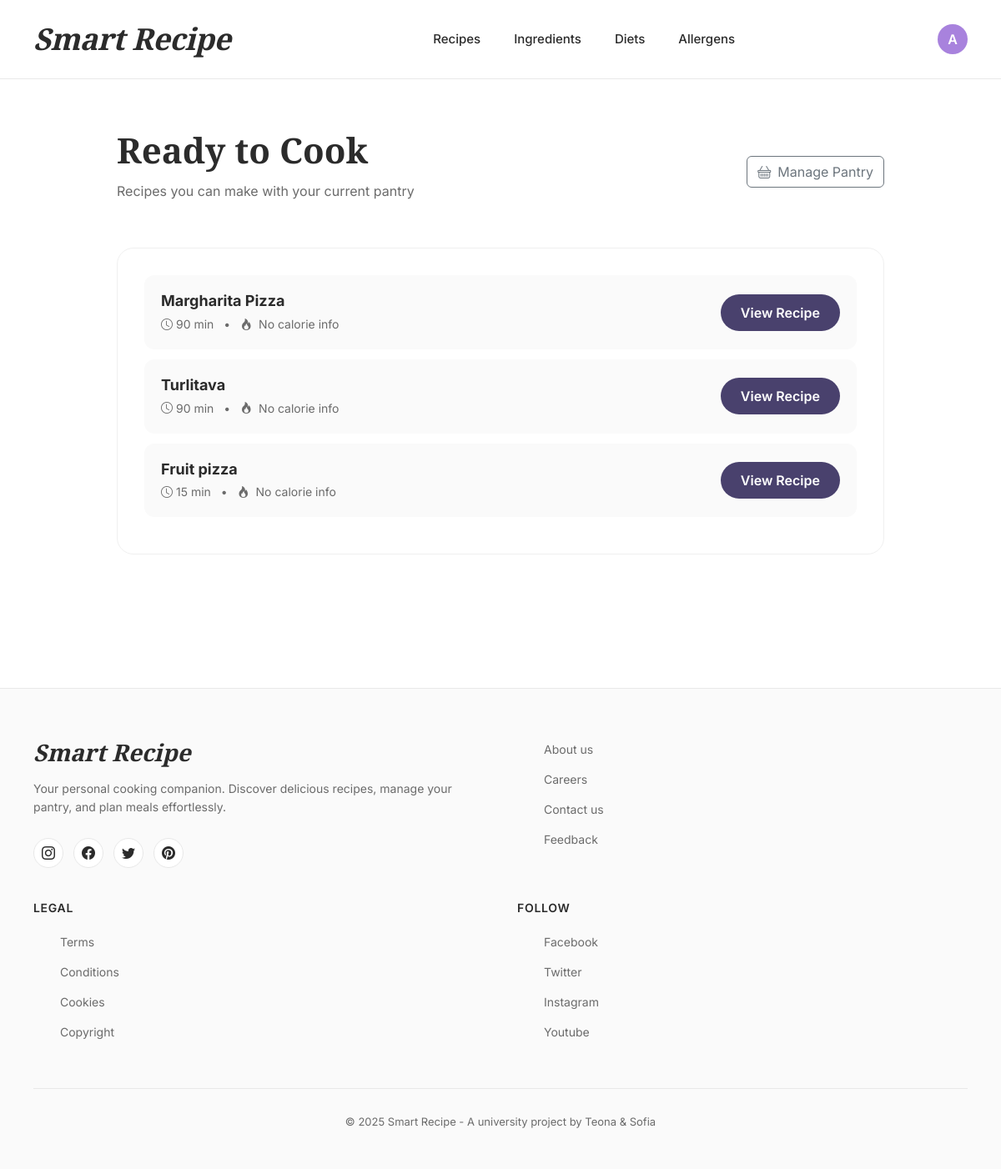
The app's page /recipes/cookable/ (signed in) with its own data.
### smart_recipe_app/models.py (models this page shows, shortened)
class Recipe(models.Model):
    name = models.CharField(max_length=200)
    description = models.TextField(blank=True)
    no_of_servings = models.PositiveIntegerField(default=1)
    preparation_time = models.PositiveIntegerField(help_text="Minutes")
    image = models.ImageField(upload_to='recipes/', blank=True, null=True)
    ingredients = models.ManyToManyField(Ingredient, through='RecipeIngredientRelation', related_name='recipes')  # ingredient.recipes.all()
    @property
    def total_calories(self):
        return sum(ingredient_per_recipe.calories for ingredient_per_recipe in self.recipe_ingredients.all())
    @property
    def calories_per_serving(self):
        if self.no_of_servings:
            return self.total_calories / self.no_of_servings
        return None

### smart_recipe_app/views.py (the view)
# urls.py: path('recipes/cookable/', views.cookable_recipes, name='cookable_recipes'),
@login_required
def cookable_recipes(request):
    from smart_recipe_app.services import get_cookable_recipes
    cookable = get_cookable_recipes(request.user)
    return render(request, 'recipes/cookable.html', {
        'recipes': cookable,
    })

### smart_recipe_app/services.py (called while the page is built, shortened)
def can_cook_with_pantry(recipe, pantry):
    missing = []
    can_cook = len(missing) == 0
    return can_cook, missing

def get_cookable_recipes(user):
    pantry, _ = Pantry.objects.get_or_create(user=user)
    recipes = Recipe.objects.all()
    cookable = []
    for recipe in recipes:
        can_cook, _ = can_cook_with_pantry(recipe, pantry)
        if can_cook:
            cookable.append(recipe)
    return cookable

### smart_recipe_app/templates/recipes/cookable.html (shortened to what this page needs)
{% extends 'common/base.html' %}
{% block content %}
<div class="cookable-container">
    <div class="page-header">
        <div class="d-flex justify-content-between align-items-center flex-wrap gap-3">
            <div>
                <h1 class="page-title">Ready to Cook</h1>
                <p class="page-subtitle">Recipes you can make with your current pantry</p>
            </div>
            <a href="{% url 'pantry' %}" class="btn btn-outline-secondary">
                <i class="bi bi-basket me-2"></i>Manage Pantry
            </a>
        </div>
    </div>
    <div class="cookable-card">
        {% if recipes %}
            {% for r in recipes %}
            <div class="recipe-item">
                <div class="recipe-info">
                    <h5>{{ r.name }}</h5>
                    <div class="recipe-meta">
                        <i class="bi bi-clock me-1"></i>{{ r.preparation_time }} min
                        <span class="mx-2">•</span>
                        <i class="bi bi-fire me-1"></i>
                        {% if r.calories_per_serving %}
                            {{ r.calories_per_serving|floatformat:0 }} kcal/serving
                        {% else %}
                            No calorie info
                        {% endif %}
                    </div>
                </div>
                <a href="{% url 'recipe_detail' r.id %}" class="btn-view">View Recipe</a>
            </div>
            {% endfor %}
        {% endif %}
    </div>
</div>
{% endblock %}

### smart_recipe_app/templates/common/base.html (shortened to what this page needs)
{% load static %}
<!DOCTYPE html>
<html lang="en">
<head>
    <link href="https://cdn.jsdelivr.net/npm/bootstrap@5.3.2/dist/css/bootstrap.min.css" rel="stylesheet">
    <link rel="stylesheet" href="https://cdn.jsdelivr.net/npm/bootstrap-icons@1.11.1/font/bootstrap-icons.css">
</head>
<body>
    <header class="clean-header">
        <div class="header-container">
            <a href="{% url 'index' %}" class="logo-text">Smart Recipe</a>
            {% if user.is_authenticated %}
            <nav class="header-nav">
                <a href="{% url 'recipe_list' %}" class="nav-link">Recipes</a>
                <a href="{% url 'ingredient_list' %}" class="nav-link">Ingredients</a>
                <a href="{% url 'diet_list' %}" class="nav-link">Diets</a>
                <a href="{% url 'allergen_list' %}" class="nav-link">Allergens</a>
            </nav>
            <div class="header-actions">
                <div class="dropdown user-menu">
                    <button class="user-btn dropdown-toggle" type="button" data-bs-toggle="dropdown" aria-expanded="false">
                        <div class="user-avatar">
                            {{ user.username|first|upper }}
                        </div>
                    </button>
                </div>
            </div>
            {% else %}
            <div class="header-actions">
                <a href="{% url 'login' %}" class="nav-link">Login</a>
            </div>
            {% endif %}
        </div>
    </header>
    <main>
        {% block content %}{% endblock %}
    </main>
    <footer class="clean-footer">
        <div class="footer-container">
            <div class="footer-content">
                <div class="footer-brand">
                    <h3>Smart Recipe</h3>
                    <p>Your personal cooking companion. Discover delicious recipes, manage your pantry, and plan meals effortlessly.</p>
                    <div class="social-links">
                        <a href="#" class="social-link" aria-label="Instagram">
                            <i class="bi bi-instagram"></i>
                        </a>
                        <a href="#" class="social-link" aria-label="Facebook">
                            <i class="bi bi-facebook"></i>
                        </a>
                        <a href="#" class="social-link" aria-label="Twitter">
                            <i class="bi bi-twitter"></i>
                        </a>
                        <a href="#" class="social-link" aria-label="Pinterest">
                            <i class="bi bi-pinterest"></i>
                        </a>
                    </div>
                </div>
                <div class="footer-section">
                    <ul class="footer-links">
                        <li><a href="#">About us</a></li>
                        <li><a href="#">Careers</a></li>
                        <li><a href="#">Contact us</a></li>
                        <li><a href="#">Feedback</a></li>
                    </ul>
                </div>
                <div class="footer-section">
                    <h4>Legal</h4>
                    <ul class="footer-links">
                        <li><a href="#">Terms</a></li>
                        <li><a href="#">Conditions</a></li>
                        <li><a href="#">Cookies</a></li>
                        <li><a href="#">Copyright</a></li>
                    </ul>
                </div>
                <div class="footer-section">
                    <h4>Follow</h4>
                    <ul class="footer-links">
                        <li><a href="#">Facebook</a></li>
                        <li><a href="#">Twitter</a></li>
                        <li><a href="#">Instagram</a></li>
                        <li><a href="#">Youtube</a></li>
                    </ul>
                </div>
            </div>
            <div class="footer-bottom">
                <p>&copy; 2025 Smart Recipe - A university project by Teona & Sofia</p>
            </div>
        </div>
    </footer>
</body>
</html>

### smart_recipe_app/templates/common/base.html (style rules this page uses)
:root { --vintage-grape: #49416D; --bright-lavender: #A882DD; --sweet-salmon: #E08D79; --honeydew: #E0EFDE; --icy-aqua: #B3F2DD; --text-dark: #2b2b2b; --text-muted: #6b6b6b; }
* { margin: 0; padding: 0; box-sizing: border-box; }
body { font-family: 'Inter', -apple-system, BlinkMacSystemFont, sans-serif; color: var(--text-dark); background-color: #ffffff; min-height: 100vh; display: flex; flex-direction: column; }
.clean-header { background: white; border-bottom: 1px solid #e8e8e8; position: sticky; top: 0; z-index: 1000; padding: 20px 0; }
.header-container { max-width: 1400px; margin: 0 auto; padding: 0 40px; display: flex; align-items: center; justify-content: space-between; }
.logo-text { font-family: 'Playfair Display', serif; font-size: 36px; font-weight: 900; font-style: italic; color: var(--text-dark); text-decoration: none; letter-spacing: -0.5px; transition: color 0.3s ease; }
.header-nav { display: flex; align-items: center; gap: 40px; }
.nav-link { color: var(--text-dark); text-decoration: none; font-weight: 500; font-size: 15px; transition: color 0.3s ease; }
.header-actions { display: flex; align-items: center; gap: 25px; }
.user-btn.dropdown-toggle::after { display: none; }
.user-btn { background: transparent; border: none; padding: 0; cursor: pointer; }
.user-avatar { width: 36px; height: 36px; background: var(--bright-lavender); border-radius: 50%; display: flex; align-items: center; justify-content: center; color: white; font-weight: 600; transition: transform 0.3s ease; }
main { flex: 1; }
.clean-footer { background: #fafafa; border-top: 1px solid #e8e8e8; padding: 60px 0 30px; margin-top: 80px; }
.footer-container { max-width: 1400px; margin: 0 auto; padding: 0 40px; }
.footer-content { display: grid; grid-template-columns: 2fr 1fr 1fr 1fr; gap: 60px; margin-bottom: 40px; }
.footer-brand h3 { font-family: 'Playfair Display', serif; font-size: 28px; font-weight: 900; font-style: italic; margin-bottom: 15px; color: var(--text-dark); }
.footer-brand p { color: var(--text-muted); line-height: 1.6; margin-bottom: 25px; font-size: 14px; }
.social-links { display: flex; gap: 12px; }
.social-link { width: 36px; height: 36px; background: white; border: 1px solid #e8e8e8; border-radius: 50%; display: flex; align-items: center; justify-content: center; color: var(--text-dark); text-decoration: none; transition: all 0.3s ease; }
.footer-section h4 { font-weight: 600; margin-bottom: 20px; font-size: 14px; text-transform: uppercase; letter-spacing: 0.05em; color: var(--text-dark); }
.footer-links { list-style: none; }
.footer-links li { margin-bottom: 12px; }
.footer-links a { color: var(--text-muted); text-decoration: none; font-size: 14px; transition: all 0.3s ease; }
.footer-bottom { border-top: 1px solid #e8e8e8; padding-top: 30px; text-align: center; font-size: 13px; color: var(--text-muted); }
@media (max-width: 1200px) { .footer-content { grid-template-columns: 1fr 1fr; gap: 40px; } }

### smart_recipe_app/templates/recipes/cookable.html (style rules this page uses)
.cookable-container { max-width: 1000px; margin: 60px auto 80px; padding: 0 40px; }
.page-header { margin-bottom: 40px; }
.page-title { font-family: 'Playfair Display', serif; font-size: 42px; font-weight: 900; color: var(--text-dark); margin-bottom: 12px; }
.page-subtitle { font-size: 16px; color: var(--text-muted); }
.cookable-card { background: white; border: 1px solid #f0f0f0; border-radius: 20px; padding: 32px; }
.recipe-item { background: #fafafa; border-radius: 12px; padding: 20px; margin-bottom: 12px; display: flex; justify-content: space-between; align-items: center; transition: all 0.2s ease; }
.recipe-info h5 { font-size: 18px; font-weight: 700; margin-bottom: 6px; color: var(--text-dark); }
.recipe-meta { font-size: 14px; color: var(--text-muted); }
.btn-view { background: var(--vintage-grape); color: white; border: none; padding: 10px 24px; border-radius: 50px; font-weight: 600; text-decoration: none; transition: all 0.3s ease; }

### records on screen
Recipe: name "Margharita Pizza", preparation_time "90", no_of_servings "No calorie info"
Recipe: name "Turlitava", preparation_time "90", no_of_servings "No calorie info"
Recipe: name "Fruit pizza", preparation_time "15", no_of_servings "No calorie info"

### other values on screen
{{ user.username|first|upper }} "A"
